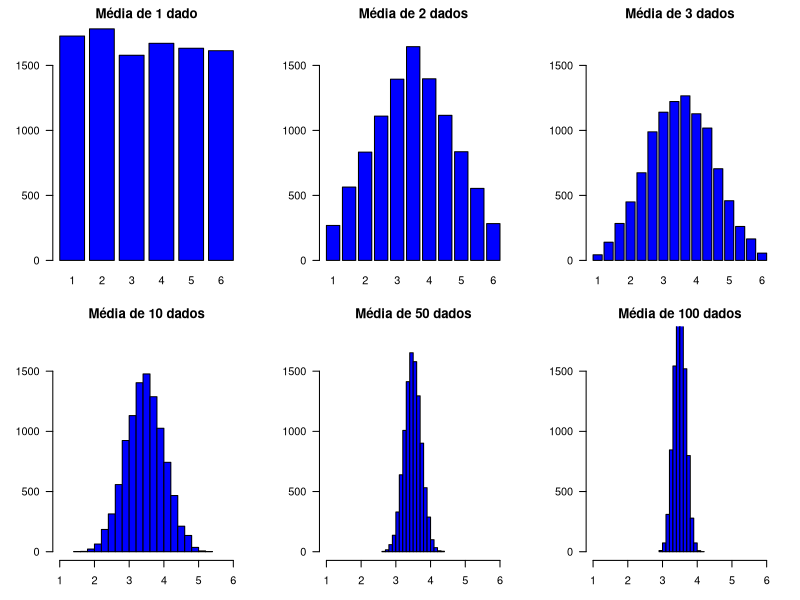

Here is the R script that generated this plot:
## ---- chunk 1
par(mfrow=c(2, 3), mar=c(3, 4, 2, 2))
n1 <- sample(1:6, 10000, replace=TRUE)
barplot(table(n1), ylim=c(0, 1800), main="Média de 1 dado", col="blue", las=1)

n1a <- sample(1:6, 10000, replace=TRUE)
n2a <- sample(1:6, 10000, replace=TRUE)
n2 <- (n1a + n2a)/2
barplot(table(n2), ylim=c(0, 1800), main="Média de 2 dados", col="blue", las=1)

n1a <- sample(1:6, 10000, replace=TRUE)
n2a <- sample(1:6, 10000, replace=TRUE)
n3a <- sample(1:6, 10000, replace=TRUE)
n3 <- (n1a+n2a+n3a)/3
barplot(table(n3), ylim=c(0, 1800), main="Média de 3 dados", col="blue", las=1)


n=10
N <- matrix(sample(1:6, 10000*n, replace=TRUE), ncol=n)
nn <- apply(N, 1, mean)

#barplot(table(nn),ylim=c(0,1800),main="Média de 10 dados",col="blue")
hist(nn, xlim=c(1, 6), main="Média de 10 dados", col="blue", xlab=" ", ylab="",
     ylim=c(0, 1800), las=1)

n=50
N <- matrix(sample(1:6, 10000*n, replace=TRUE), ncol=n)
nn <- round(apply(N, 1, mean), 2)

#barplot(table(nn), ylim=c(0,1800), main="Média de 50 dados", col="blue")
hist(nn, xlim=c(1, 6), main="Média de 50 dados", col="blue", xlab=" ", ylab="",
     ylim=c(0, 1800), las=1)


n=100
N <- matrix(sample(1:6, 10000*n, replace=TRUE), ncol=n)
nn <- round(apply(N, 1, mean), 2)

#barplot(table(nn),ylim=c(0,1800), main="Média de 100 dados",col="blue")
hist(nn, xlim=c(1, 6), main="Média de 100 dados", col="blue", xlab=" ", ylab="",
     ylim=c(0, 1800), las=1)
